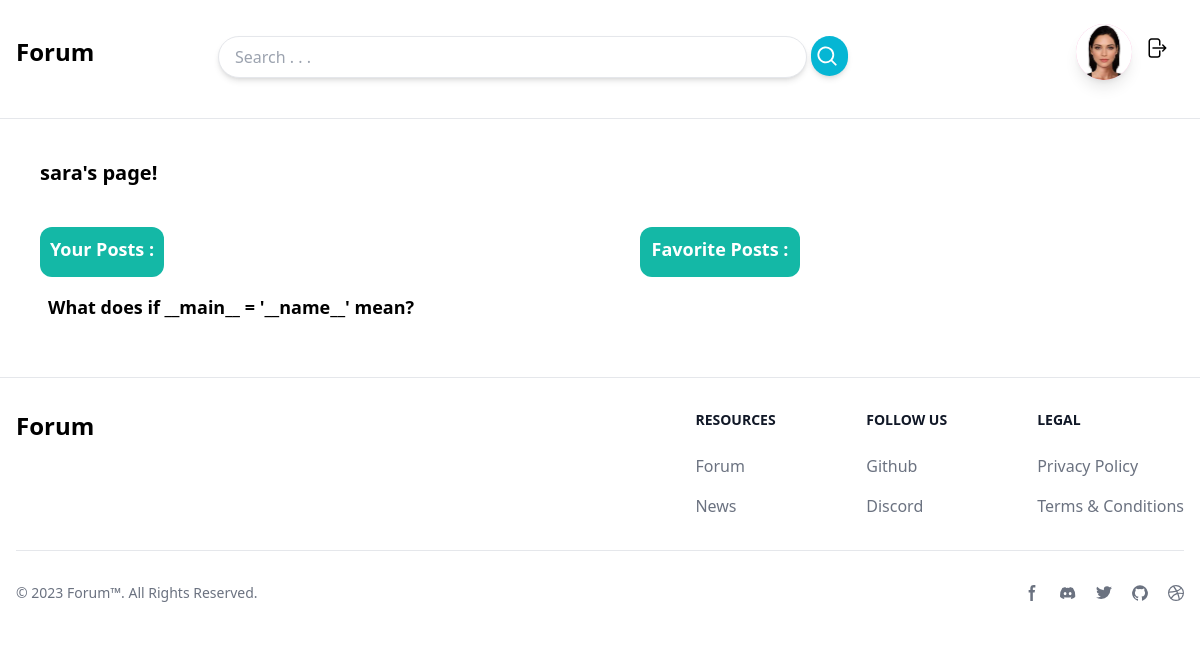
The page /dashboard/1 (signed in) on the database as committed earlier.
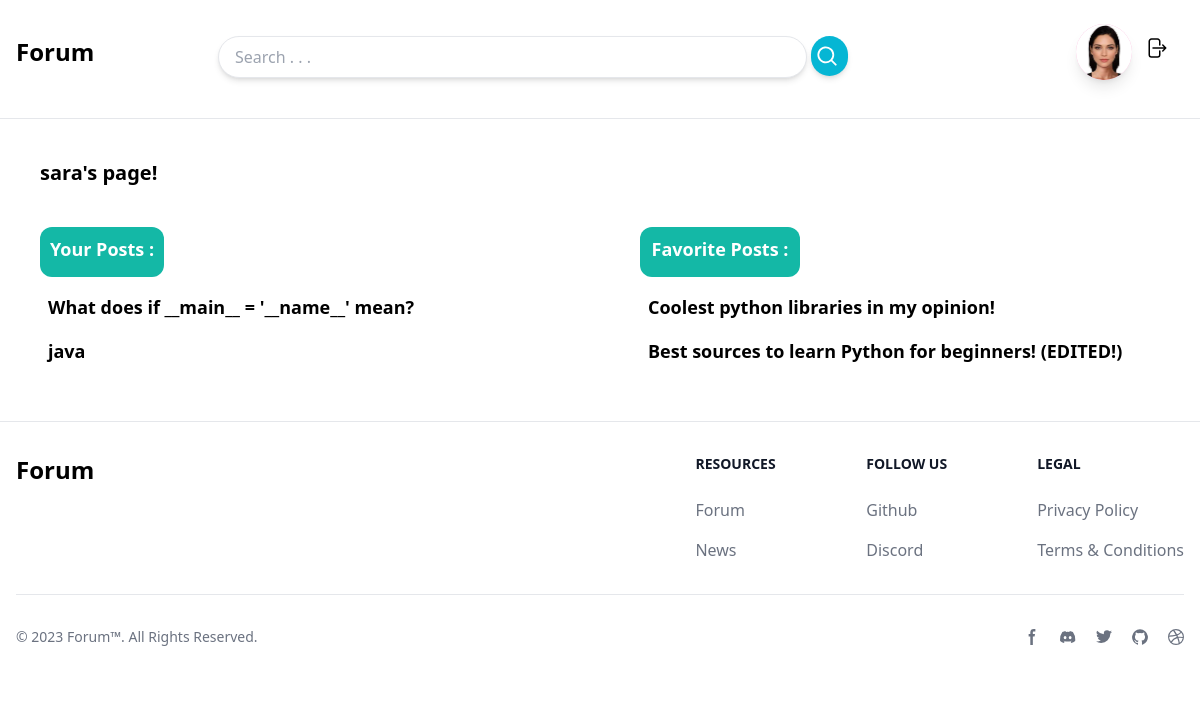
The same page on the database as committed later.
### discussion_app/models.py (models this page shows, shortened)
class Post(models.Model):
    category = models.ForeignKey(Category, on_delete=models.CASCADE, related_name='post_category')
    author = models.ForeignKey(User, on_delete=models.CASCADE, related_name='post_author')
    likes = models.ManyToManyField(User, related_name='post_likes', blank=True)
    title = models.CharField(max_length=300)
    views = models.IntegerField(default=0)
    content = models.TextField(max_length=1000)
    last_modified_date = models.DateTimeField(auto_now=True)
    creation_date = models.DateTimeField(auto_now_add=True)
    is_closed = models.BooleanField(default=False)

### dashboard_app/views.py (the view)
# urls.py: path('<int:id>', views.dashboard_detail, name='dashboard')
@login_required
def dashboard_detail(request, id):
    posts = models.Post.objects.all().filter(author=request.user)
    saved_posts = request.user.userprofile.saved_posts.all()
    context = {
        'posts':posts,
        'saved_posts':saved_posts
    }
    return render(request, 'dashboard_app/dashboard.html', context)

### dashboard_app/templates/dashboard_app/dashboard.html (shortened to what this page needs)
{% extends 'core_app/base.html' %}
{% block content %}
<h1 class="p-10 text-xl font-semibold">{{request.user}}'s page!</h1>
<div class="flex">
    <div class="w-1/2">
        <h1 class="mx-10 p-2 text-lg font-bold bg-teal-500 h-[50px] w-[124px] text-center rounded-xl text-white">Your Posts  :</h1>
    {% for post in posts %}
    <a href="{% url 'discussion_app:post_detail' post.id %}">
        <h1 class="mx-12 my-4 hover:text-blue-500 text-lg font-semibold">{{post.title}}</h1>
    </a>
    {% endfor %}
    </div>
    <div class="w-1/2">
        <h1 class="mx-10 p-2 text-lg font-bold bg-teal-500 h-[50px] w-[160px] text-center rounded-xl text-white">Favorite Posts  :</h1>
        {% for post in saved_posts %}
            <a href="{% url 'discussion_app:post_detail' post.id %}">
                <h1 class="mx-12 my-4 hover:text-blue-500 text-lg font-semibold">{{post.title}}</h1>
            </a>
        {% endfor %}
    </div>
</div>
{% endblock %}

Rows that differ between the two databases and show on the page:
added Post: title "java", shown under "Your Posts :"
now on this page (row edited): Post: title "Coolest python libraries in my opinion!", shown under "Favorite Posts :"
now on this page (row edited): Post: title "Best sources to learn Python for beginners! (EDITED!)", shown under "Favorite Posts :"
